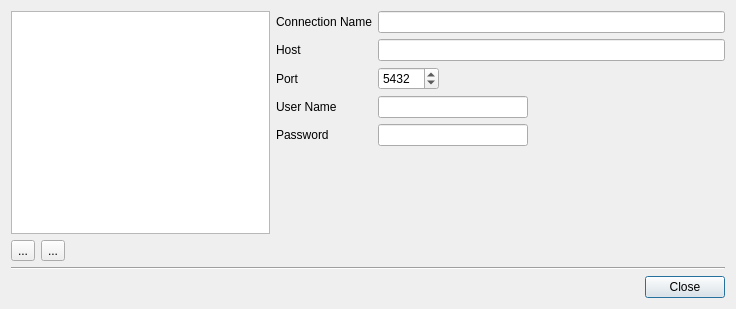
<?xml version="1.0" encoding="UTF-8"?>
<ui version="4.0">
 <class>DlgConnections</class>
 <widget class="QDialog" name="DlgConnections">
  <property name="geometry">
   <rect>
    <x>0</x>
    <y>0</y>
    <width>736</width>
    <height>309</height>
   </rect>
  </property>
  <property name="windowTitle">
   <string>Connections</string>
  </property>
  <layout class="QVBoxLayout" name="verticalLayout_3">
   <item>
    <layout class="QHBoxLayout" name="horizontalLayout">
     <item>
      <layout class="QVBoxLayout" name="verticalLayout_2">
       <item>
        <widget class="QListWidget" name="connection_list"/>
       </item>
       <item>
        <layout class="QHBoxLayout" name="horizontalLayout_3">
         <item>
          <widget class="QToolButton" name="bt_add_connection">
           <property name="text">
            <string>...</string>
           </property>
           <property name="icon">
            <iconset theme="list-add"/>
           </property>
           <property name="iconSize">
            <size>
             <width>24</width>
             <height>24</height>
            </size>
           </property>
          </widget>
         </item>
         <item>
          <widget class="QToolButton" name="bt_delete_connection">
           <property name="text">
            <string>...</string>
           </property>
           <property name="icon">
            <iconset theme="list-remove"/>
           </property>
          </widget>
         </item>
         <item>
          <spacer name="horizontalSpacer_2">
           <property name="orientation">
            <enum>Qt::Horizontal</enum>
           </property>
           <property name="sizeHint" stdset="0">
            <size>
             <width>40</width>
             <height>20</height>
            </size>
           </property>
          </spacer>
         </item>
        </layout>
       </item>
      </layout>
     </item>
     <item>
      <layout class="QVBoxLayout" name="verticalLayout">
       <item>
        <layout class="QFormLayout" name="formLayout">
         <item row="0" column="0">
          <widget class="QLabel" name="label">
           <property name="text">
            <string>Connection Name</string>
           </property>
          </widget>
         </item>
         <item row="0" column="1">
          <widget class="QLineEdit" name="connection_name">
           <property name="minimumSize">
            <size>
             <width>300</width>
             <height>0</height>
            </size>
           </property>
          </widget>
         </item>
         <item row="1" column="0">
          <widget class="QLabel" name="label_2">
           <property name="text">
            <string>Host</string>
           </property>
          </widget>
         </item>
         <item row="1" column="1">
          <widget class="QLineEdit" name="host">
           <property name="minimumSize">
            <size>
             <width>300</width>
             <height>0</height>
            </size>
           </property>
          </widget>
         </item>
         <item row="2" column="0">
          <widget class="QLabel" name="label_3">
           <property name="text">
            <string>Port</string>
           </property>
          </widget>
         </item>
         <item row="2" column="1">
          <widget class="QSpinBox" name="port">
           <property name="sizePolicy">
            <sizepolicy hsizetype="Fixed" vsizetype="Fixed">
             <horstretch>0</horstretch>
             <verstretch>0</verstretch>
            </sizepolicy>
           </property>
           <property name="minimum">
            <number>1</number>
           </property>
           <property name="maximum">
            <number>65535</number>
           </property>
           <property name="value">
            <number>5432</number>
           </property>
          </widget>
         </item>
         <item row="3" column="0">
          <widget class="QLabel" name="label_4">
           <property name="text">
            <string>User Name</string>
           </property>
          </widget>
         </item>
         <item row="3" column="1">
          <widget class="QLineEdit" name="user_name">
           <property name="sizePolicy">
            <sizepolicy hsizetype="Fixed" vsizetype="Fixed">
             <horstretch>0</horstretch>
             <verstretch>0</verstretch>
            </sizepolicy>
           </property>
           <property name="minimumSize">
            <size>
             <width>150</width>
             <height>0</height>
            </size>
           </property>
          </widget>
         </item>
         <item row="4" column="0">
          <widget class="QLabel" name="label_5">
           <property name="text">
            <string>Password</string>
           </property>
          </widget>
         </item>
         <item row="4" column="1">
          <widget class="QLineEdit" name="password">
           <property name="sizePolicy">
            <sizepolicy hsizetype="Fixed" vsizetype="Fixed">
             <horstretch>0</horstretch>
             <verstretch>0</verstretch>
            </sizepolicy>
           </property>
           <property name="minimumSize">
            <size>
             <width>150</width>
             <height>0</height>
            </size>
           </property>
           <property name="echoMode">
            <enum>QLineEdit::Password</enum>
           </property>
          </widget>
         </item>
        </layout>
       </item>
       <item>
        <spacer name="verticalSpacer">
         <property name="orientation">
          <enum>Qt::Vertical</enum>
         </property>
         <property name="sizeHint" stdset="0">
          <size>
           <width>449</width>
           <height>13</height>
          </size>
         </property>
        </spacer>
       </item>
      </layout>
     </item>
    </layout>
   </item>
   <item>
    <widget class="Line" name="line_2">
     <property name="orientation">
      <enum>Qt::Horizontal</enum>
     </property>
    </widget>
   </item>
   <item>
    <layout class="QHBoxLayout" name="horizontalLayout_2">
     <item>
      <spacer name="horizontalSpacer">
       <property name="orientation">
        <enum>Qt::Horizontal</enum>
       </property>
       <property name="sizeHint" stdset="0">
        <size>
         <width>40</width>
         <height>20</height>
        </size>
       </property>
      </spacer>
     </item>
     <item>
      <widget class="QPushButton" name="bt_close">
       <property name="text">
        <string>Close</string>
       </property>
      </widget>
     </item>
    </layout>
   </item>
  </layout>
 </widget>
 <resources/>
 <connections/>
</ui>
